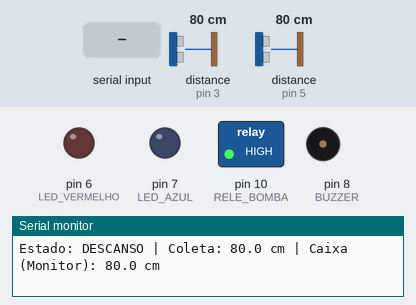
A sketch run on a simulated Arduino Uno, built with avr-gcc and run on an emulated ATmega328P. Shown: switched loads named in the sketch (green lamp = pin HIGH), output pins drawn as LEDs (lit = HIGH), buzzer (waves = sounding, pin HIGH), the last lines printed to the serial monitor. Wiring (inferred from the names in the program): 2 × ultrasonic range finder: trigger pin 2, echo pin 3 / trigger pin 4, echo pin 5. The inputs (shaded band) are chosen by the test bench; at power-on: distance to the obstacle (sensors on pin 3, pin 5) 80 cm. The echo pulse lasts 58.3 µs per cm; pins used as bus, display or sensor lines are not drawn.

Above: at 1.2 s.
1.3 s: distance to the obstacle (sensor on pin 3) set to 60 cm
4.3 s: distance to the obstacle (sensor on pin 5) set to 2 cm
7.3 s: "PING\n" received over Serial
9.2 s: distance to the obstacle (sensor on pin 3) set to 11 cm
12.2 s: distance to the obstacle (sensor on pin 3) set to 8 cm
At 13.6 s:
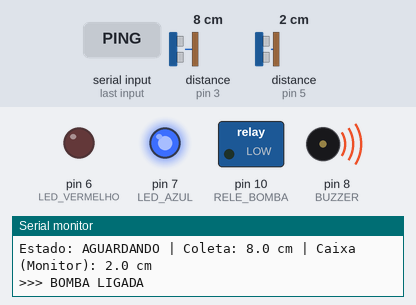
At 14.8 s:
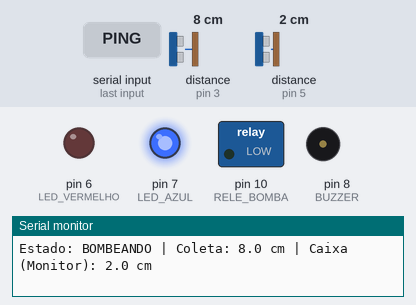
15.1 s: "PARAR\n" received over Serial
At 15.64 s:
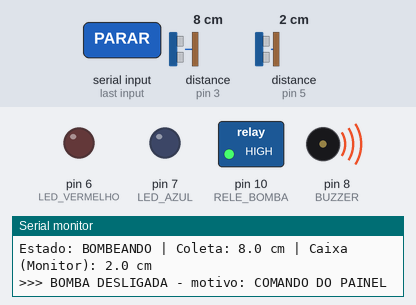
Timing chart, 0 to 28.1 s (numbered marks = the images above; inputs shaded):
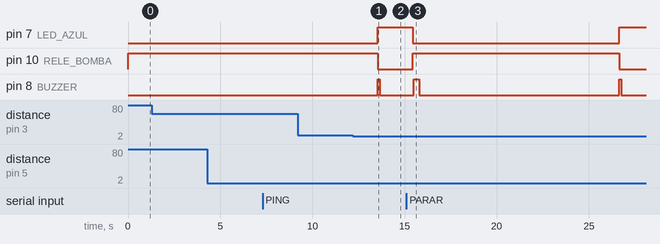

Measured:
- the behaviour switches between 10 and 9 cm on distance to the obstacle (sensor on pin 3) (found by bisection; images 0 and 1)
- after the input at 12.2 s, pin 7 (LED_AZUL): LOW → HIGH after 1.4 s; pin 10 (RELE_BOMBA): HIGH → LOW after 1.4 s; pin 8 (BUZZER): LOW → HIGH after 1.4 s, → LOW 0.10 s later
- after the input at 15.1 s, pin 7 (LED_AZUL): HIGH → LOW after 0.35 s, → HIGH 11.2 s later; pin 10 (RELE_BOMBA): LOW → HIGH after 0.35 s, → LOW 11.2 s later; pin 8 (BUZZER): LOW → HIGH after 0.40 s, → LOW 0.30 s later, → HIGH 10.9 s later, → LOW 0.10 s later

The sketch:

sistema_bombeamento.ino
```cpp
#include <Arduino.h>
#include <EEPROM.h>
#include <string.h>

// ======================================================
// SISTEMA DE APROVEITAMENTO DE ÁGUA DA CHUVA - ARDUINO UNO
// 2 sensores ultrassônicos HC-SR04
// 1 módulo relé (acionado em LOW)
// 1 bomba de água 5 V
// ======================================================

// ------------------------------
// PINOS
// ------------------------------
const int TRIG_TANQUE1 = 2;   // Reservatório de coleta (chuva)
const int ECHO_TANQUE1 = 3;
const int TRIG_TANQUE2 = 4;   // Caixa-d'água (Apenas monitoramento/LED)
const int ECHO_TANQUE2 = 5;
const int LED_VERMELHO = 6;   // Falha de sensor
const int LED_AZUL     = 7;   // Bomba ligada
const int BUZZER       = 8;   // Buzzer ativo
const int RELE_BOMBA   = 10;

// Relé acionado em LOW
const int BOMBA_LIGADA    = LOW;
const int BOMBA_DESLIGADA = HIGH;

// ======================================================
// AJUSTE DOS NÍVEIS (distância do sensor até a água, em cm)
// Lembre: MENOR distância = MAIS água
// ======================================================

// Reservatório de coleta (Tanque 1)
const float T1_NIVEL_LIGAR    = 10.0;   // água chegou aqui ou abaixo -> pode bombear (ex: 3cm)
const float T1_NIVEL_DESLIGAR = 30.0;  // água baixou até aqui (ficou longe) -> para

// ======================================================
// AJUSTE DOS TEMPOS (milissegundos)
// ======================================================
const unsigned long TEMPO_MIN_LIGADA = 9000;   // 9 s ligada no mínimo
const unsigned long TEMPO_MAX_LIGADA = 60000;  // 60 s no máximo (segurança)
const unsigned long TEMPO_DESCANSO   = 10000;  // 10 s parada após desligar
const unsigned long INTERVALO_LEITURA = 300;   // intervalo entre leituras

const int CONFIRMACOES = 3;   // leituras seguidas para confirmar
const unsigned long TEMPO_CONEXAO_USB = 15000;
const byte EEPROM_MARCA = 0xA7;
const int EEPROM_ENDERECO_MARCA = 0;
const int EEPROM_ENDERECO_POLITICA = 1;

// ======================================================
// MÁQUINA DE ESTADOS
// ======================================================
enum Estado { AGUARDANDO, BOMBEANDO, DESCANSO };
Estado estado = AGUARDANDO;

unsigned long inicioEstado = 0;
unsigned long ultimaLeitura = 0;
int contadorLigar = 0;
int contadorDesligar = 0;
bool controlePausado = false;
bool pararNaDesconexao = false;
bool painelConectado = false;
unsigned long ultimoSinalPainel = 0;
char comandoSerial[24];
byte tamanhoComando = 0;
bool comandoExcedeuLimite = false;

// ======================================================
// MEDIÇÃO SIMPLES (retorna -1 se não houver eco)
// ======================================================
float medirDistancia(int trigPin, int echoPin)
{
  digitalWrite(trigPin, LOW);
  delayMicroseconds(2);
  digitalWrite(trigPin, HIGH);
  delayMicroseconds(10);
  digitalWrite(trigPin, LOW);

  long duracao = pulseIn(echoPin, HIGH, 30000);
  if (duracao == 0) return -1;

  return duracao * 0.0343 / 2.0;
}

// ======================================================
// MEDIÇÃO FILTRADA: mediana de 5 leituras válidas
// ======================================================
float medirFiltrado(int trigPin, int echoPin)
{
  float v[5];
  int n = 0;

  for (int i = 0; i < 5; i++)
  {
    float d = medirDistancia(trigPin, echoPin);
    if (d > 1.0 && d < 400.0) v[n++] = d;
    delay(30);  // evita eco da medição anterior
  }

  if (n == 0) return -1;  // sensor sem resposta

  // ordena (bubble sort corrigido)
  for (int i = 0; i < n - 1; i++)
  {
    for (int j = 0; j < n - 1 - i; j++)
    {
      if (v[j] > v[j + 1]) {
        float t = v[j];
        v[j] = v[j + 1];
        v[j + 1] = t;
      }
    }
  }
  return v[n / 2];
}

// ======================================================
// LIGA / DESLIGA
// ======================================================
void apitar(unsigned long ms)
{
  digitalWrite(BUZZER, HIGH);
  delay(ms);
  digitalWrite(BUZZER, LOW);
}

void ligarBomba()
{
  digitalWrite(RELE_BOMBA, BOMBA_LIGADA);
  digitalWrite(LED_AZUL, HIGH);
  estado = BOMBEANDO;
  inicioEstado = millis();
  contadorLigar = 0;
  contadorDesligar = 0;
  Serial.println(">>> BOMBA LIGADA");
  apitar(100);
}

void desligarBomba(const char* motivo)
{
  digitalWrite(RELE_BOMBA, BOMBA_DESLIGADA);
  digitalWrite(LED_AZUL, LOW);
  estado = DESCANSO;
  inicioEstado = millis();
  contadorLigar = 0;
  contadorDesligar = 0;
  Serial.print(">>> BOMBA DESLIGADA - motivo: ");
  Serial.println(motivo);
  apitar(300);
}

void enviarControle()
{
  Serial.print(F("CONTROLE: "));
  Serial.print(controlePausado ? F("PAUSADO") : F("AUTOMATICO"));
  Serial.print(F(" | DESCONEXAO: "));
  Serial.println(pararNaDesconexao ? F("PARAR") : F("AUTOMATICO"));
}

void pausarControle(const char* motivo)
{
  controlePausado = true;
  contadorLigar = 0;
  if (estado == BOMBEANDO) desligarBomba(motivo);
}

void processarComando(const char* comando)
{
  if (strcmp(comando, "PING") == 0)
  {
    painelConectado = true;
    ultimoSinalPainel = millis();
    Serial.println(F("PROTOCOLO: 1"));
    enviarControle();
    return;
  }

  if (!painelConectado)
  {
    Serial.println(F("ERRO: PAINEL NAO CONECTADO"));
    return;
  }

  if (strcmp(comando, "PARAR") == 0)
  {
    pausarControle("COMANDO DO PAINEL");
    Serial.println(F("COMANDO: PARAR ACEITO"));
  }
  else if (strcmp(comando, "LIGAR") == 0 || strcmp(comando, "AUTOMATICO") == 0)
  {
    controlePausado = false;
    contadorLigar = 0;
    Serial.println(F("COMANDO: AUTOMATICO ATIVO; PARTIDA SUJEITA AO TANQUE 1 E DESCANSO"));
  }
  else if (strcmp(comando, "USB_AUTO") == 0 || strcmp(comando, "USB_PARAR") == 0)
  {
    pararNaDesconexao = strcmp(comando, "USB_PARAR") == 0;
    EEPROM.update(EEPROM_ENDERECO_POLITICA, pararNaDesconexao ? 1 : 0);
    EEPROM.update(EEPROM_ENDERECO_MARCA, EEPROM_MARCA);
    Serial.println(F("COMANDO: POLITICA DE DESCONEXAO ATUALIZADA"));
  }
  else
  {
    Serial.println(F("ERRO: COMANDO DESCONHECIDO"));
  }
  enviarControle();
}

void lerComandos()
{
  if (painelConectado && (millis() - ultimoSinalPainel >= TEMPO_CONEXAO_USB))
  {
    painelConectado = false;
    if (pararNaDesconexao)
      pausarControle("CONEXAO USB PERDIDA");
    else
    {
      controlePausado = false;
      contadorLigar = 0;
    }
    Serial.println(F("PAINEL DESCONECTADO"));
    enviarControle();
  }

  while (Serial.available() > 0)
  {
    char c = (char)Serial.read();
    if (c == '\r') continue;
    if (c == '\n')
    {
      if (comandoExcedeuLimite)
        Serial.println(F("ERRO: COMANDO MUITO LONGO"));
      else if (tamanhoComando > 0)
      {
        comandoSerial[tamanhoComando] = '\0';
        processarComando(comandoSerial);
      }
      tamanhoComando = 0;
      comandoExcedeuLimite = false;
    }
    else if (!comandoExcedeuLimite)
    {
      if (tamanhoComando < (sizeof(comandoSerial) - 1))
        comandoSerial[tamanhoComando++] = c;
      else
        comandoExcedeuLimite = true;
    }
  }
}

// ======================================================
// CONFIGURAÇÃO
// ======================================================
void setup()
{
  pinMode(TRIG_TANQUE1, OUTPUT);
  pinMode(ECHO_TANQUE1, INPUT);
  pinMode(TRIG_TANQUE2, OUTPUT);
  pinMode(ECHO_TANQUE2, INPUT);

  pinMode(LED_VERMELHO, OUTPUT);
  pinMode(LED_AZUL, OUTPUT);
  pinMode(BUZZER, OUTPUT);

  digitalWrite(LED_VERMELHO, LOW);
  digitalWrite(LED_AZUL, LOW);
  digitalWrite(BUZZER, LOW);

  // Desliga o relé ANTES de configurar como saída
  digitalWrite(RELE_BOMBA, BOMBA_DESLIGADA);
  pinMode(RELE_BOMBA, OUTPUT);

  Serial.begin(9600);
  Serial.println("=================================");
  Serial.println("SISTEMA DE BOMBEAMENTO - INICIADO");
  Serial.println("=================================");

  pararNaDesconexao = EEPROM.read(EEPROM_ENDERECO_MARCA) == EEPROM_MARCA &&
                      EEPROM.read(EEPROM_ENDERECO_POLITICA) == 1;
  controlePausado = pararNaDesconexao;

  // Começa em descanso para os sensores estabilizarem
  estado = DESCANSO;
  inicioEstado = millis();
}

// ======================================================
// PROGRAMA PRINCIPAL
// ======================================================
void loop()
{
  lerComandos();

  if (millis() - ultimaLeitura < INTERVALO_LEITURA) return;
  ultimaLeitura = millis();

  float d1 = medirFiltrado(TRIG_TANQUE1, ECHO_TANQUE1);
  delay(50);
  float d2 = medirFiltrado(TRIG_TANQUE2, ECHO_TANQUE2);

  bool d1ok = (d1 > 0);
  bool d2ok = (d2 > 0);

  // LED vermelho acende apenas se houver falha de leitura em algum sensor
  digitalWrite(LED_VERMELHO, (d1ok && d2ok) ? LOW : HIGH);

  unsigned long tempoNoEstado = millis() - inicioEstado;

  switch (estado)
  {
    // --------------------------------------------------
    case AGUARDANDO:
      // Depende apenas do Tanque 1 (água de coleta disponível)
      if (!controlePausado && d1ok && d1 <= T1_NIVEL_LIGAR)
      {
        contadorLigar++;
        if (contadorLigar >= CONFIRMACOES) ligarBomba();
      }
      else
      {
        contadorLigar = 0;
      }
      break;

    // --------------------------------------------------
    case BOMBEANDO:
      if (tempoNoEstado >= TEMPO_MAX_LIGADA)
      {
        desligarBomba("TEMPO MAXIMO (segurança)");
        break;
      }

      // Desliga apenas quando o Tanque 1 esvaziar (atingir o nível de término)
      if (tempoNoEstado >= TEMPO_MIN_LIGADA &&
          d1ok && d1 >= T1_NIVEL_DESLIGAR)
      {
        contadorDesligar++;
        if (contadorDesligar >= CONFIRMACOES)
          desligarBomba("RESERVATORIO DE COLETA VAZIO");
        break;
      }

      contadorDesligar = 0;
      break;

    // --------------------------------------------------
    case DESCANSO:
      if (tempoNoEstado >= TEMPO_DESCANSO)
      {
        estado = AGUARDANDO;
        Serial.println("Pronto para novo ciclo");
      }
      break;
  }

  // ---------------- MONITOR SERIAL ----------------
  Serial.print("Estado: ");
  if (estado == AGUARDANDO) Serial.print("AGUARDANDO");
  else if (estado == BOMBEANDO) Serial.print("BOMBEANDO");
  else Serial.print("DESCANSO");

  Serial.print(" | Coleta: ");
  if (d1ok) { Serial.print(d1, 1); Serial.print(" cm"); }
  else Serial.print("ERRO SENSOR");

  Serial.print(" | Caixa (Monitor): ");
  if (d2ok) { Serial.print(d2, 1); Serial.println(" cm"); }
  else Serial.println("ERRO SENSOR");
}
```
